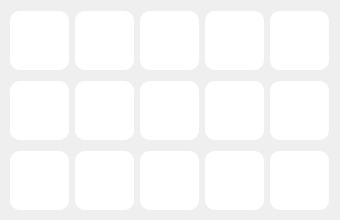
    <widget class="QWidget" name="Duncan_2">
     <attribute name="icon">
      <iconset>
       <normaloff>:/Duncan/Sticker/Duncan/785424208295600.png</normaloff>:/Duncan/Sticker/Duncan/785424208295600.png</iconset>
     </attribute>
     <attribute name="title">
      <string/>
     </attribute>
     <widget class="QWidget" name="horizontalLayoutWidget_71">
      <property name="geometry">
       <rect>
        <x>10</x>
        <y>10</y>
        <width>321</width>
        <height>61</height>
       </rect>
      </property>
      <layout class="QHBoxLayout" name="horizontalLayout_73">
       <item>
        <widget class="QPushButton" name="pushButton_175">
         <property name="minimumSize">
          <size>
           <width>59</width>
           <height>59</height>
          </size>
         </property>
         <property name="maximumSize">
          <size>
           <width>59</width>
           <height>59</height>
          </size>
         </property>
         <property name="styleSheet">
          <string notr="true">QPushButton{
	background-color:rgb(255,255,255);
	border-radius:10px;
	border-image: url(:/Duncan/Sticker/Duncan/785424174962270.png);
}
QPushButton::hover{
	background-color:rgb(229, 229, 229);
}</string>
         </property>
         <property name="text">
          <string/>
         </property>
        </widget>
       </item>
       <item>
        <widget class="QPushButton" name="pushButton_181">
         <property name="minimumSize">
          <size>
           <width>59</width>
           <height>59</height>
          </size>
         </property>
         <property name="maximumSize">
          <size>
           <width>59</width>
           <height>59</height>
          </size>
         </property>
         <property name="styleSheet">
          <string notr="true">QPushButton{
	background-color:rgb(255,255,255);
	border-radius:10px;
	border-image: url(:/Duncan/Sticker/Duncan/785424194962268.png);
}
QPushButton::hover{
	background-color:rgb(229, 229, 229);
}</string>
         </property>
         <property name="text">
          <string/>
         </property>
        </widget>
       </item>
       <item>
        <widget class="QPushButton" name="pushButton_207">
         <property name="minimumSize">
          <size>
           <width>59</width>
           <height>59</height>
          </size>
         </property>
         <property name="maximumSize">
          <size>
           <width>59</width>
           <height>59</height>
          </size>
         </property>
         <property name="styleSheet">
          <string notr="true">QPushButton{
	background-color:rgb(255,255,255);
	border-radius:10px;
	border-image: url(:/Duncan/Sticker/Duncan/785424228295598.png);
}
QPushButton::hover{
	background-color:rgb(229, 229, 229);
}</string>
         </property>
         <property name="text">
          <string/>
         </property>
        </widget>
       </item>
       <item>
        <widget class="QPushButton" name="pushButton_208">
         <property name="minimumSize">
          <size>
           <width>59</width>
           <height>59</height>
          </size>
         </property>
         <property name="maximumSize">
          <size>
           <width>59</width>
           <height>59</height>
          </size>
         </property>
         <property name="styleSheet">
          <string notr="true">QPushButton{
	background-color:rgb(255,255,255);
	border-radius:10px;
	border-image: url(:/Duncan/Sticker/Duncan/785424261628928.png);
}
QPushButton::hover{
	background-color:rgb(229, 229, 229);
}</string>
         </property>
         <property name="text">
          <string/>
         </property>
        </widget>
       </item>
       <item>
        <widget class="QPushButton" name="pushButton_209">
         <property name="minimumSize">
          <size>
           <width>59</width>
           <height>59</height>
          </size>
         </property>
         <property name="maximumSize">
          <size>
           <width>59</width>
           <height>59</height>
          </size>
         </property>
         <property name="styleSheet">
          <string notr="true">QPushButton{
	background-color:rgb(255,255,255);
	border-radius:10px;
	border-image: url(:/Duncan/Sticker/Duncan/785424278295593.png);
}
QPushButton::hover{
	background-color:rgb(229, 229, 229);
}</string>
         </property>
         <property name="text">
          <string/>
         </property>
        </widget>
       </item>
      </layout>
     </widget>
     <widget class="QWidget" name="horizontalLayoutWidget_72">
      <property name="geometry">
       <rect>
        <x>10</x>
        <y>80</y>
        <width>321</width>
        <height>61</height>
       </rect>
      </property>
      <layout class="QHBoxLayout" name="horizontalLayout_74">
       <item>
        <widget class="QPushButton" name="pushButton_210">
         <property name="minimumSize">
          <size>
           <width>59</width>
           <height>59</height>
          </size>
         </property>
         <property name="maximumSize">
          <size>
           <width>59</width>
           <height>59</height>
          </size>
         </property>
         <property name="styleSheet">
          <string notr="true">QPushButton{
	background-color:rgb(255,255,255);
	border-radius:10px;
	border-image: url(:/Duncan/Sticker/Duncan/785424328295588.png);
}
QPushButton::hover{
	background-color:rgb(229, 229, 229);
}</string>
         </property>
         <property name="text">
          <string/>
         </property>
        </widget>
       </item>
       <item>
        <widget class="QPushButton" name="pushButton_211">
         <property name="minimumSize">
          <size>
           <width>59</width>
           <height>59</height>
          </size>
         </property>
         <property name="maximumSize">
          <size>
           <width>59</width>
           <height>59</height>
          </size>
         </property>
         <property name="styleSheet">
          <string notr="true">QPushButton{
	background-color:rgb(255,255,255);
	border-radius:10px;
	border-image: url(:/Duncan/Sticker/Duncan/785424341628920.png);
}
QPushButton::hover{
	background-color:rgb(229, 229, 229);
}</string>
         </property>
         <property name="text">
          <string/>
         </property>
        </widget>
       </item>
       <item>
        <widget class="QPushButton" name="pushButton_212">
         <property name="minimumSize">
          <size>
           <width>59</width>
           <height>59</height>
          </size>
         </property>
         <property name="maximumSize">
          <size>
           <width>59</width>
           <height>59</height>
          </size>
         </property>
         <property name="styleSheet">
          <string notr="true">QPushButton{
	background-color:rgb(255,255,255);
	border-radius:10px;
	border-image: url(:/Duncan/Sticker/Duncan/785424364962251.png);
}
QPushButton::hover{
	background-color:rgb(229, 229, 229);
}</string>
         </property>
         <property name="text">
          <string/>
         </property>
        </widget>
       </item>
       <item>
        <widget class="QPushButton" name="pushButton_213">
         <property name="minimumSize">
          <size>
           <width>59</width>
           <height>59</height>
          </size>
         </property>
         <property name="maximumSize">
          <size>
           <width>59</width>
           <height>59</height>
          </size>
         </property>
         <property name="styleSheet">
          <string notr="true">QPushButton{
	background-color:rgb(255,255,255);
	border-radius:10px;
	border-image: url(:/Duncan/Sticker/Duncan/785424388295582.png);
}
QPushButton::hover{
	background-color:rgb(229, 229, 229);
}</string>
         </property>
         <property name="text">
          <string/>
         </property>
        </widget>
       </item>
       <item>
        <widget class="QPushButton" name="pushButton_214">
         <property name="minimumSize">
          <size>
           <width>59</width>
           <height>59</height>
          </size>
         </property>
         <property name="maximumSize">
          <size>
           <width>59</width>
           <height>59</height>
          </size>
         </property>
         <property name="styleSheet">
          <string notr="true">QPushButton{
	background-color:rgb(255,255,255);
	border-radius:10px;
	border-image: url(:/Duncan/Sticker/Duncan/785424401628914.png);
}
QPushButton::hover{
	background-color:rgb(229, 229, 229);
}</string>
         </property>
         <property name="text">
          <string/>
         </property>
        </widget>
       </item>
      </layout>
     </widget>
     <widget class="QWidget" name="horizontalLayoutWidget_74">
      <property name="geometry">
       <rect>
        <x>10</x>
        <y>150</y>
        <width>321</width>
        <height>61</height>
       </rect>
      </property>
      <layout class="QHBoxLayout" name="horizontalLayout_77">
       <item>
        <widget class="QPushButton" name="pushButton_215">
         <property name="minimumSize">
          <size>
           <width>59</width>
           <height>59</height>
          </size>
         </property>
         <property name="maximumSize">
          <size>
           <width>59</width>
           <height>59</height>
          </size>
         </property>
         <property name="styleSheet">
          <string notr="true">QPushButton{
	background-color:rgb(255,255,255);
	border-radius:10px;
	border-image: url(:/Duncan/Sticker/Duncan/785424414962246.png);
}
QPushButton::hover{
	background-color:rgb(229, 229, 229);
}</string>
         </property>
         <property name="text">
          <string/>
         </property>
        </widget>
       </item>
       <item>
        <widget class="QPushButton" name="pushButton_216">
         <property name="minimumSize">
          <size>
           <width>59</width>
           <height>59</height>
          </size>
         </property>
         <property name="maximumSize">
          <size>
           <width>59</width>
           <height>59</height>
          </size>
         </property>
         <property name="styleSheet">
          <string notr="true">QPushButton{
	background-color:rgb(255,255,255);
	border-radius:10px;
	border-image: url(:/Duncan/Sticker/Duncan/785424208295600.png);
}
QPushButton::hover{
	background-color:rgb(229, 229, 229);
}</string>
         </property>
         <property name="text">
          <string/>
         </property>
        </widget>
       </item>
       <item>
        <widget class="QPushButton" name="pushButton_217">
         <property name="minimumSize">
          <size>
           <width>59</width>
           <height>59</height>
          </size>
         </property>
         <property name="maximumSize">
          <size>
           <width>59</width>
           <height>59</height>
          </size>
         </property>
         <property name="styleSheet">
          <string notr="true">QPushButton{
	background-color:rgb(255,255,255);
	border-radius:10px;
	border-image: url(:/Duncan/Sticker/Duncan/785424241628930.png);
}
QPushButton::hover{
	background-color:rgb(229, 229, 229);
}</string>
         </property>
         <property name="text">
          <string/>
         </property>
        </widget>
       </item>
       <item>
        <widget class="QPushButton" name="pushButton_218">
         <property name="minimumSize">
          <size>
           <width>59</width>
           <height>59</height>
          </size>
         </property>
         <property name="maximumSize">
          <size>
           <width>59</width>
           <height>59</height>
          </size>
         </property>
         <property name="styleSheet">
          <string notr="true">QPushButton{
	background-color:rgb(255,255,255);
	border-radius:10px;
	border-image: url(:/Duncan/Sticker/Duncan/785424308295590.png);
}
QPushButton::hover{
	background-color:rgb(229, 229, 229);
}</string>
         </property>
         <property name="text">
          <string/>
         </property>
        </widget>
       </item>
       <item>
        <widget class="QPushButton" name="pushButton_219">
         <property name="minimumSize">
          <size>
           <width>59</width>
           <height>59</height>
          </size>
         </property>
         <property name="maximumSize">
          <size>
           <width>59</width>
           <height>59</height>
          </size>
         </property>
         <property name="styleSheet">
          <string notr="true">QPushButton{
	background-color:rgb(255,255,255);
	border-radius:10px;
	border-image: url(:/Duncan/Sticker/Duncan/785424431628911.png);
}
QPushButton::hover{
	background-color:rgb(229, 229, 229);
}</string>
         </property>
         <property name="text">
          <string/>
         </property>
        </widget>
       </item>
      </layout>
     </widget>
    </widget>
